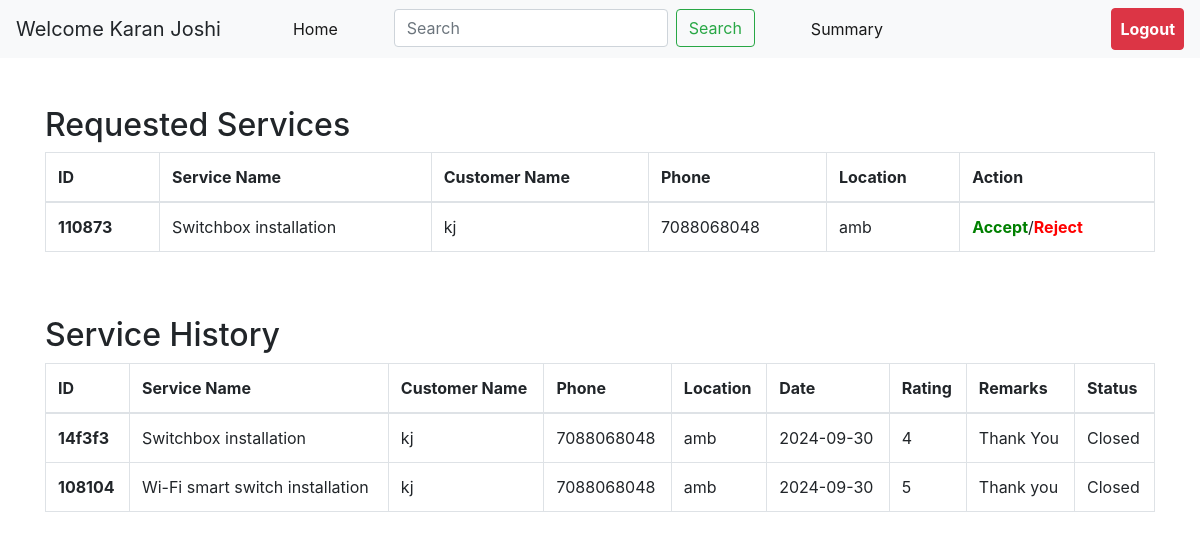
The app's page /1KA2e7f/professional/dashboard with its own data.
### application/models.py (models this page shows)
class Professional(db.Model):
    id=db.Column(db.String(),primary_key=True)
    name=db.Column(db.String(),nullable=False)
    email=db.Column(db.String(),nullable=False,unique=True)
    password=db.Column(db.String(),nullable=False)
    service=db.Column(db.String(),nullable=False)
    experience=db.Column(db.Integer)
    doc=db.Column(db.String(120))
    address=db.Column(db.String())
    phone=db.Column(db.Integer)
    pincode=db.Column(db.Integer)
    rejectIds=db.Column(db.String(),default='')
    requests=db.relationship('Request',backref='professional')

class Request(db.Model):
    id=db.Column(db.String(),primary_key=True)
    userId=db.Column(db.String(),db.ForeignKey('user.id'))
    proId=db.Column(db.String(),db.ForeignKey('professional.id'))
    sId=db.Column(db.String(),db.ForeignKey('service.id'))
    d_req=db.Column(db.DateTime)
    d_comp=db.Column(db.DateTime)
    status=db.Column(db.String(),default='Requested')
    rating=db.Column(db.String(3))
    remarks=db.Column(db.String())

class Service(db.Model):
    id=db.Column(db.String(),primary_key=True)
    name=db.Column(db.String(),nullable=False)
    price=db.Column(db.String(),nullable=False)
    t_req=db.Column(db.Integer)
    desc=db.Column(db.String())
    logo=db.Column(db.String(120))
    catId=db.Column(db.String(),db.ForeignKey('category.id'),nullable=False)
    requests=db.relationship('Request',backref='service')

class User(db.Model):
    id=db.Column(db.String(),primary_key=True)
    name=db.Column(db.String(),nullable=False)
    email=db.Column(db.String(),nullable=False,unique=True)
    password=db.Column(db.String(),nullable=False)
    address=db.Column(db.String())
    pincode=db.Column(db.Integer)
    phone=db.Column(db.Integer)
    requests=db.relationship('Request',backref='user')

### application/controllers.py (the view)
@app.route('/<string:proId>/professional/dashboard')
def proDashboard(proId):
    pro=Professional.query.get(proId)
    rejectIds=[]
    if(pro.rejectIds):
        rejectIds=list(map(int,pro.rejectIds.split(' ')))
    cat=Category.query.filter_by(name=Professional.query.get(proId).service).first()
    s=cat.services
    sIds=[]
    for i in s:
        sIds.append(i.id)
    rcus=[]
    reqcus=[]
    r=Request.query.all()
    for i in r:
        if(i.sId in sIds and i.id not in rejectIds):
            if(i.status=='Requested'):
                reqcus.append((i,Service.query.get(i.sId),User.query.get(i.userId)))
            elif(i.status!='Cancelled'):
                rcus.append((i,Service.query.get(i.sId),User.query.get(i.userId)))
    return render_template('pro_dash.html',pro=pro,rcus=rcus,rejectIds=rejectIds,reqcus=reqcus)

### templates/pro_dash.html (shortened to what this page needs)
     {%extends "pro.html"%}
     {%block content%}
     <br><br>
      <div class="container table-responsive" id="Requested Services ">
        <h2>Requested Services</h2>
        {%if reqcus|length%}
        <table class="table table-bordered table-hover">
            <thead>
              <tr>
                <th scope="col">ID</th>
                <th scope="col">Service Name</th>
                <th scope="col">Customer Name</th>
                <th scope="col">Phone</th>
                <th scope="col">Location</th>
                <th scope="col">Action</th>
              </tr>
            </thead>
            <tbod>
            {%for request,service,customer in reqcus%}
              <tr>
                <th scope="row">{{request.id}}</th>
                <td>{{service.name}}</td>
                <td>{{customer.name}}</td>
                <td>{{customer.phone}}</td>
                <td>{{customer.address}}</td>
                <td><a href="/{{pro.id}}/{{request.id}}/accept" style="font-weight:bold;color: green;">Accept</a>/<a href="/{{pro.id}}/{{request.id}}/reject" style="font-weight:bold;color: red;">Reject</a></td>
              </tr>
            {%endfor%}
          </table>
          {%else%}
          <p>No requests for you.</p>
          {%endif%}
      </div>
      <br><br>
      <div class="container table-responsive" id="history">
        <h2>Service History</h2>
        {%if rcus|length%}
        <table class="table table-bordered table-hover">
            <thead>
              <tr>
                <th scope="col">ID</th>
                <th scope="col">Service Name</th>
                <th scope="col">Customer Name</th>
                <th scope="col">Phone</th>
                <th scope="col">Location</th>
                <th scope="col">Date</th>
                <th scope="col">Rating</th>
                <th scope="col">Remarks</th>
                <th scope="col">Status</th>
              </tr>
            </thead>
            <tbod>
            {%for request,service,customer in rcus%}
              {%if request.status!='Requested' and request.proId==pro.id%}
              <tr>
                <th scope="row">{{request.id}}</th>
                <td>{{service.name}}</td>
                <td>{{customer.name}}</td>
                <td>{{customer.phone}}</td>
                <td>{{customer.address}}</td>
                <td>{{request.d_req.date()}}</td>
                {%if request.status=='Closed'%}
                <td>{{request.rating}}</td>
                <td>{{request.remarks}}</td>
                {%else%}
                <td>NA</td>
                <td>NA</td>
                {%endif%}
                <td>{{request.status}}</td>
              </tr>
              {%endif%}
            {%endfor%}
          </table>
          {%else%}
          <p>No service history. Don't Worry!</p>
          {%endif%}
      </div>
      {%endblock%}

### templates/pro.html (shortened to what this page needs)
<!DOCTYPE html>
<html lang="en">
<head>
    <link rel="stylesheet" href="https://cdn.jsdelivr.net/npm/bootstrap@4.0.0/dist/css/bootstrap.min.css">
</head>
<body>
    <nav class="navbar navbar-expand-lg navbar-light bg-light">
        <a class="navbar-brand">Welcome {{pro.name}}</a>
        <div class="collapse navbar-collapse" id="navbarSupportedContent">
          <ul class="navbar-nav mr-auto">
            <li class="nav-item active ml-5">
              <a class="nav-link" href="/{{pro.id}}/professional/dashboard">Home <span class="sr-only">(current)</span></a>
            </li>
            <li class="nav-item active ml-5">
            <form class="form-inline my-2 my-lg-0">
                <input class="form-control mr-sm-2" type="search" placeholder="Search" aria-label="Search">
                <button class="btn btn-outline-success my-2 my-sm-0" type="submit">Search</button>
              </form>
            </li>
            <li class="nav-item active ml-5">
                <a class="nav-link" href="/{{pro.id}}/summary">Summary<span class="sr-only">(current)</span></a>
              </li>
          </ul>
          <ul class="navbar-nav">
                <a type="button" class="btn btn-danger nav-link" href="/" style="color:white;font-weight: bold;">Logout<span class="sr-only">(current)</span></a>
          </ul>
        </div>
      </nav>
      {%block content%}
      {%endblock%}
    </body>
    </html>

### records on screen
Professional: name "Karan Joshi"
Request: id "110873", name "Switchbox installation", name "kj", phone "7088068048", address "amb"
Request: id "14f3f3", name "Switchbox installation", name "kj", phone "7088068048", address "amb", d_req "2024-09-30", rating "4", remarks "Thank You", status "Closed"
Request: id "108104", name "Wi-Fi smart switch installation", name "kj", phone "7088068048", address "amb", d_req "2024-09-30", rating "5", remarks "Thank you", status "Closed"
